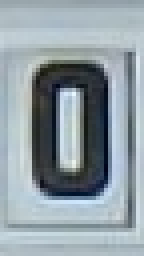
#> input picture bilder_original/0_digit1_20210422-092016.jpg, 36 x 64 px (shown 4 times larger); its folder holds 4 pictures in this run
$ jupyter execute 2_Skalierung_Trainingsdaten.ipynb
#> lines starting #> are read from the running program, lines starting #| are printed output that depends on the picture
# Skalierung Trainingsdaten

Die Trainingsbilder für das neuronale Netz müssen alle die gleiche Größe haben, da der Eingangslayer eine feste Größe hat. Dieses Skript nimmt alle bilder im Ordner "Input_dir", skaliert diese auf die Zielgröße (targe_size_x/y) und gibt sie dann im Ausgabeverzeichnis aus. Letzeres wird vorher noch gelöscht.

### Vorbereitung (Laden der Bibliotheken und Einstellungen)
Für die Bildbearbeitung und Dateioperationen werden drei Bibliotheken benötigt.
Input_dir / Output_dir = Verzeichnis für Quell- und Zieldaten
target_size_x/y = Zielgröße für die Skalierung

[cell 1]
import glob
import os
from PIL import Image

Input_dir = 'bilder_original'
Output_dir= 'bilder_resize'

target_size_x = 20
target_size_y = 32

### Löschen der Bilder im Zielverzeichnisses

[cell 2]
files = glob.glob(Output_dir + '/*.jpg')

i = 0
for f in files:
    os.remove(f)
    i=i+1

print("Es wurden " + str(i) + " Dateien gelöscht.")

### Umskalierung aller Bilder
Hier wird auch keine Glättung oder ähnliches bei der Skalierung sondern "Nearest" verwendet, da dies der Bildverarbeitung in den ESP32-Bibliotheken am nächsten ist.

[cell 3]
files = glob.glob(Input_dir + '/*.jpg')
for aktfile in files:
    print(aktfile)
    test_image = Image.open(aktfile)
#> test_image is the input picture: PIL image 36x64 RGB; mean R, G, B 144.1, 156.9, 163.8
    test_image = test_image.resize((target_size_x, target_size_y), Image.NEAREST)
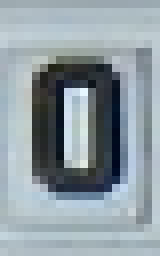
#> test_image: PIL image 20x32 RGB (shown 8 times larger); mean R, G, B 143.2, 156, 162.9
    base=os.path.basename(aktfile)
    save_name = Output_dir + '/' + base
    test_image.save(save_name, "JPEG")
#> pass 2 of the loop `for aktfile in files:`:
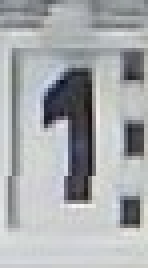
#> input picture bilder_original/1_20200822-102208_digit2.jpg, 37 x 67 px (shown 4 times larger)
#> test_image is the input picture: PIL image 37x67 RGB; mean R, G, B 168, 170.8, 173
#> `test_image = test_image.resize((target_size_x, target_size_y), Image.N..`:
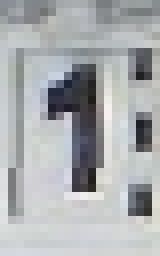
#> test_image: PIL image 20x32 RGB (shown 8 times larger); mean R, G, B 170.6, 173.3, 175.5
#> pass 3 of the loop `for aktfile in files:`:
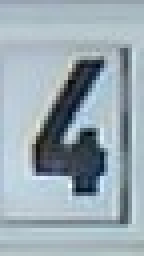
#> input picture bilder_original/4_digit3_20210422-092016.jpg, 36 x 64 px (shown 4 times larger)
#> test_image is the input picture: PIL image 36x64 RGB; mean R, G, B 154.1, 169.6, 178.6
#> `test_image = test_image.resize((target_size_x, target_size_y), Image.N..`:
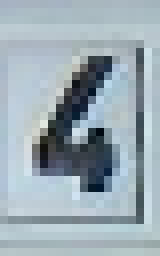
#> test_image: PIL image 20x32 RGB (shown 8 times larger); mean R, G, B 155.3, 170.7, 179.7
#> the loop made 4 passes; the first 3 are shown
